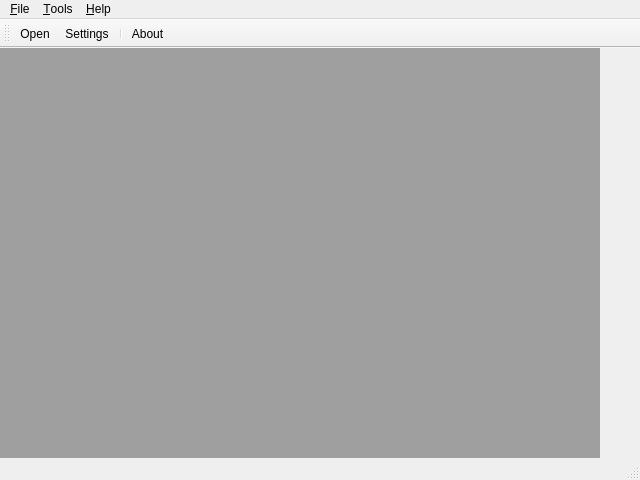
<?xml version="1.0" encoding="UTF-8"?>
<ui version="4.0">
 <class>MainWindow</class>
 <widget class="QMainWindow" name="MainWindow">
  <property name="geometry">
   <rect>
    <x>0</x>
    <y>0</y>
    <width>640</width>
    <height>480</height>
   </rect>
  </property>
  <property name="windowTitle">
   <string>MainWindow</string>
  </property>
  <widget class="QWidget" name="centralwidget">
   <widget class="QMdiArea" name="mdiArea">
    <property name="geometry">
     <rect>
      <x>-1</x>
      <y>-1</y>
      <width>601</width>
      <height>441</height>
     </rect>
    </property>
   </widget>
  </widget>
  <widget class="QMenuBar" name="menubar">
   <property name="geometry">
    <rect>
     <x>0</x>
     <y>0</y>
     <width>640</width>
     <height>22</height>
    </rect>
   </property>
   <widget class="QMenu" name="menu_File">
    <property name="title">
     <string>&amp;File</string>
    </property>
    <addaction name="actionOpen"/>
   </widget>
   <widget class="QMenu" name="menuTools">
    <property name="title">
     <string>&amp;Tools</string>
    </property>
    <addaction name="actionSettings"/>
   </widget>
   <widget class="QMenu" name="menu_Help">
    <property name="title">
     <string>&amp;Help</string>
    </property>
    <addaction name="actionAbout"/>
   </widget>
   <addaction name="menu_File"/>
   <addaction name="menuTools"/>
   <addaction name="menu_Help"/>
  </widget>
  <widget class="QStatusBar" name="statusbar"/>
  <widget class="QToolBar" name="toolBar">
   <property name="windowTitle">
    <string>toolBar</string>
   </property>
   <attribute name="toolBarArea">
    <enum>TopToolBarArea</enum>
   </attribute>
   <attribute name="toolBarBreak">
    <bool>true</bool>
   </attribute>
   <addaction name="actionOpen"/>
   <addaction name="actionSettings"/>
   <addaction name="separator"/>
   <addaction name="actionAbout"/>
  </widget>
  <action name="actionOpen">
   <property name="icon">
    <iconset>
     <normaloff>../res/csv.png</normaloff>../res/csv.png</iconset>
   </property>
   <property name="text">
    <string>Open...</string>
   </property>
  </action>
  <action name="actionSettings">
   <property name="icon">
    <iconset>
     <normaloff>../res/settings.png</normaloff>../res/settings.png</iconset>
   </property>
   <property name="text">
    <string>Settings...</string>
   </property>
  </action>
  <action name="actionAbout">
   <property name="icon">
    <iconset>
     <normaloff>../res/help.png</normaloff>../res/help.png</iconset>
   </property>
   <property name="text">
    <string>About...</string>
   </property>
  </action>
 </widget>
 <resources/>
 <connections/>
</ui>
